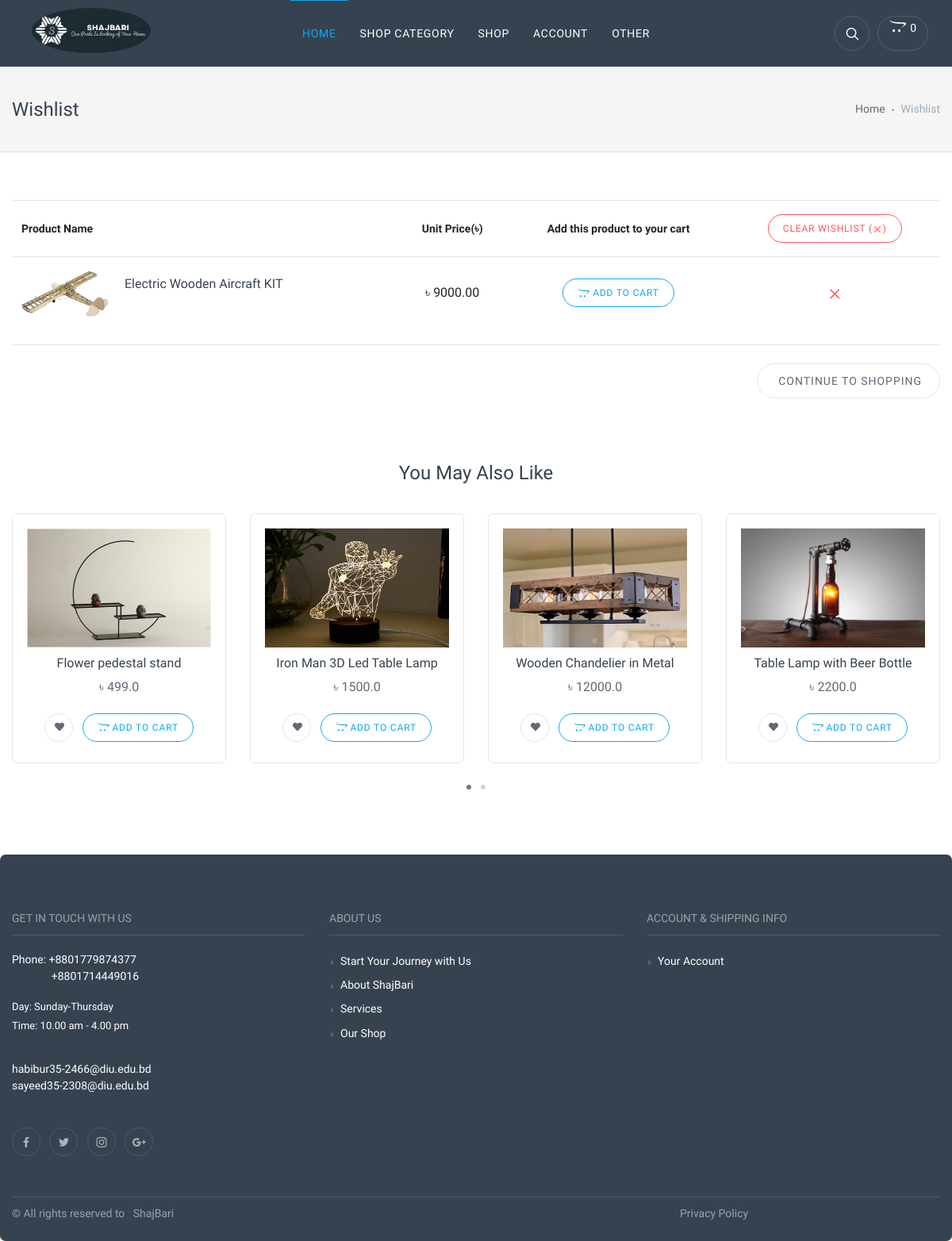
/order/view-wishlist/, run on an earlier commit of the app's database.
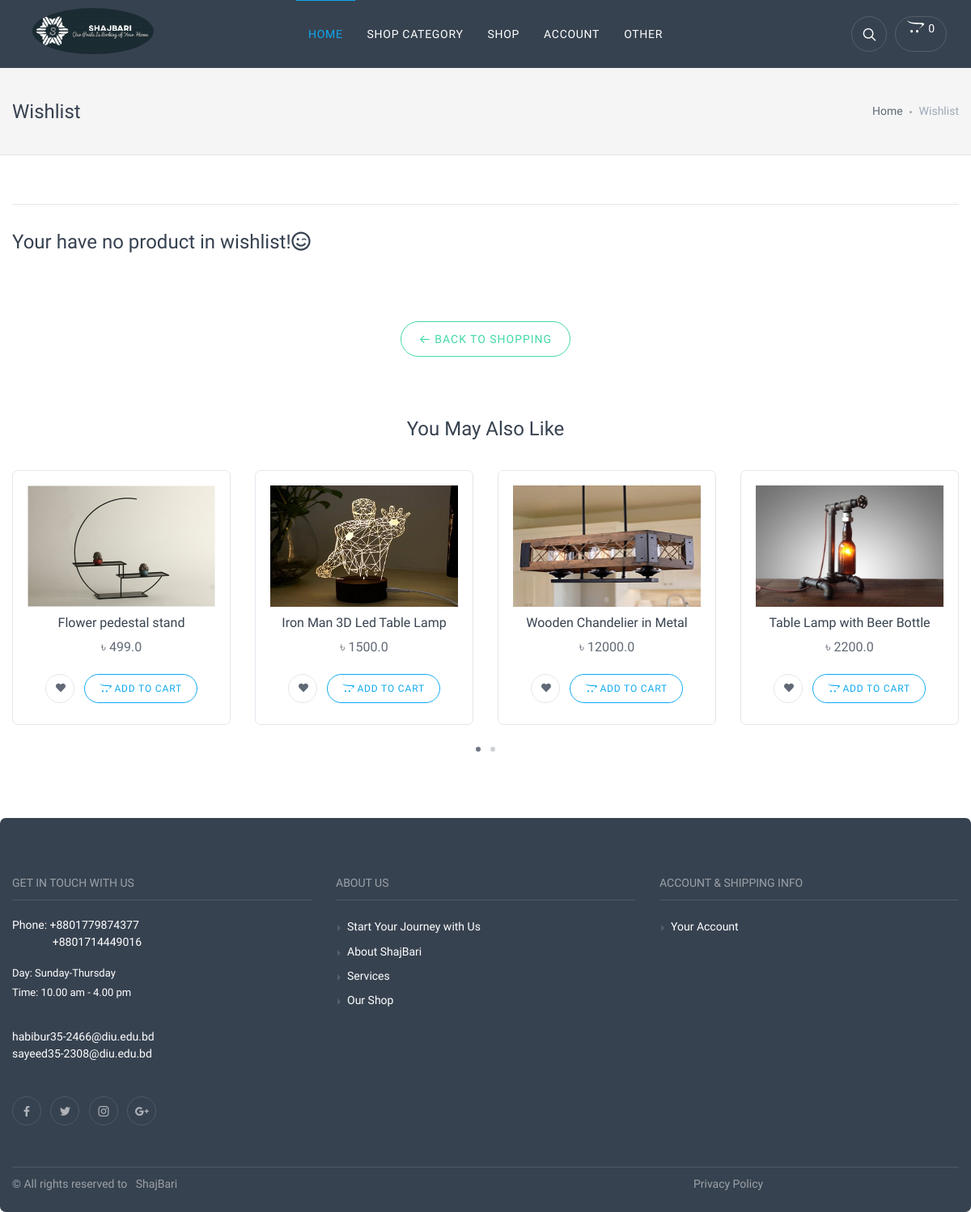
And on a later commit of the database.
### app_order/models.py (models this page shows, shortened)
class Wishlist(models.Model):
    user = models.ForeignKey(
        User, on_delete=models.SET_NULL, null=True, related_name="wishlist")
    product = models.ForeignKey(
        Product, on_delete=models.SET_NULL, null=True, related_name="wishlist")
    create_at = models.DateTimeField(auto_now_add=True)
    update_at = models.DateTimeField(auto_now=True)
    @property
    def Unit_Price(self):
        return format(self.product.price, '0.2f')

### app_product/models.py (models this page shows, shortened)
class Product(models.Model):
    STATUS = (
        ('True', 'True'),
        ('False', 'False'),
    )
    category = models.ForeignKey(Category, on_delete=models.CASCADE)
    title = models.CharField(max_length=500)
    keywords = models.CharField(max_length=255)
    description = RichTextUploadingField()
    image = models.ImageField(blank=True, upload_to='uploads/')
    price = models.FloatField()
    amount = models.IntegerField()
    min_amount = models.IntegerField()
    details = RichTextUploadingField()
    status = models.CharField(max_length=10, choices=STATUS)
    slug = models.SlugField(null=False, unique=True)
    create_at = models.DateTimeField(auto_now_add=True)
    update_at = models.DateTimeField(auto_now=True)
    def image_tag(self):
        return mark_safe('<img src="{}" height="50"/>'.format(self.image.url))
    image_tag.sort_description = 'Image'

### app_order/views.py (the view)
# urls.py: path('view-wishlist/', views.WishlistListView, name="WishlistListView"),
def WishlistListView(request):
    you_may_like_products = Product.objects.all().order_by('?')[:6]  # random 6
    current_user = request.user
    wishlists = Wishlist.objects.filter(user_id=current_user.id)
    context = {
        'wishlists': wishlists,
        'you_may_like_products': you_may_like_products,
    }
    return render(request, 'order/wishlist.html', context)

### app_home/templatetags/custom_tags.py (called while the page is built)
@register.simple_tag
def CategoryList():
    return Category.objects.all()

@register.simple_tag
def CartProductCount(userid):
    product_count = ShopCart.objects.filter(user_id=userid).count()
    return product_count

### templates/order/wishlist.html (shortened to what this page needs)
{% extends "base.html" %}
{% load static %}
{% block header_block %}
{% include "home/header.html" %}
{% endblock header_block %}
{% block content %}
<div class="offcanvas-wrapper">
  <div class="page-title">
    <div class="container">
      <div class="column">
        <h1>Wishlist</h1>
      </div>
      <div class="column">
        <ul class="breadcrumbs">
          <li><a href="{% url 'Home:IndexView' %}">Home</a>
          </li>
          <li class="separator">&nbsp;</li>
          <li>Wishlist</li>
        </ul>
      </div>
    </div>
  </div>
  <div class="container padding-bottom-3x mb-1">
    {% if wishlists.exists %}
    <div class="table-responsive shopping-cart">
      <table class="table">
        <thead>
          <tr>
            <th>Product Name</th>
            <th class="text-center">Unit Price(&#2547;)</th>
            <th class="text-center">Add this product to your cart</th>
            <th class="text-center"><a class="btn btn-sm btn-outline-danger"
                href="{% url 'Order:DeleteFullWishlistView' %}">Clear wishlist (<i class="icon-cross"></i>)</a></th>
          </tr>
        </thead>
        <tbody>
          {% for wishlist in wishlists %}
          <tr>
            <td>
              <div class="product-item"><a class="product-thumb"
                  href="{% url 'Product:ProductDetailView' slug=wishlist.product.slug %}"><img
                    src="{{ wishlist.product.image.url }}" alt="{{ wishlist.product.title }}"></a>
                <div class="product-info">
                  <h4 class="product-title"><a
                      href="{% url 'Product:ProductDetailView' slug=wishlist.product.slug %}">{{ wishlist.product.title }}</a>
                  </h4>
                </div>
              </div>
            </td>
            <td class="text-center text-lg text-medium">&#2547; {{ wishlist.Unit_Price }}</td>
            <td class="text-center text-lg text-medium"><a href="{% url 'Order:AddtoCartView' id=wishlist.product.id %}" class="btn btn-outline-primary btn-sm"><i
                class="fab fa-opencart"></i> Add to Cart</a></td>
            <td class="text-center"><a class="remove-from-cart"
                href="{% url 'Order:DeleteWishlistView' id=wishlist.product.id %}"
                onclick="return confirm('Are you sure to delete?')"><i class="icon-cross"></i></a></td>
          </tr>
          {% endfor %}
        </tbody>
      </table>
    </div>
    <div class="shopping-cart-footer">
      <div class="column">
        <a class="btn btn-outline-secondary" href="{% url 'Product:ShopView' %}">
          &nbsp;Continue to Shopping
        </a>
      </div>
    </div>
    {% else %}
    <div class="shopping-cart-footer"><br>
      <h3>Your have no product in wishlist!<i class="far fa-smile-wink"></i></h3>
      <br><br><br>
      <div class="text-center">
        <a class="btn btn-outline-success" href="{% url 'Product:ShopView' %}">
          <i class="icon-arrow-left"></i>&nbsp;Back to Shopping
        </a>
      </div>
    </div>
    {% endif %}
    <h3 class="text-center padding-top-2x mt-2 padding-bottom-1x">You May Also Like</h3>
    <div class="owl-carousel"
      data-owl-carousel="{ &quot;nav&quot;: false, &quot;dots&quot;: true, &quot;margin&quot;: 30, &quot;responsive&quot;: {&quot;0&quot;:{&quot;items&quot;:1},&quot;576&quot;:{&quot;items&quot;:2},&quot;768&quot;:{&quot;items&quot;:3},&quot;991&quot;:{&quot;items&quot;:4},&quot;1200&quot;:{&quot;items&quot;:4}} }">
      {% for product in you_may_like_products %}
      <div class="grid-item">
        <div class="product-card">
          <a class="product-thumb" href="{% url 'Product:ProductDetailView' slug=product.slug %}"><img
              src="{{ product.image.url }}" alt="{{ product.title }}" style="height: 150px;"></a>
          <h3 class="product-title"><a
              href="{% url 'Product:ProductDetailView' slug=product.slug %}">{{ product.title }}</a>
          </h3>
          <h4 class="product-price">
            &#2547; {{ product.price }}
          </h4>
          <div class="product-buttons">
            <a href="{% url 'Order:AddtoWishlistView' id=product.id %}" class="btn btn-outline-secondary btn-sm btn-wishlist" data-toggle="tooltip" title="Whishlist"><i
                class="fa fa-heart"></i></a>
            <a href="{% url 'Order:AddtoCartView' id=product.id %}" class="btn btn-outline-primary btn-sm"><i
                class="fab fa-opencart"></i> Add to Cart</a>
          </div>
        </div>
      </div>
      {% endfor %}
    </div>
  </div>
  {% block footer_block %}
  {% include "home/footer.html" %}
  {% endblock footer_block %}
</div>
{% endblock content %}

### templates/base.html (shortened to what this page needs)
{% load static %}
{% load custom_tags %}
{% load mptt_tags %}
<!DOCTYPE html>
<html lang="en">
<head>
    <link rel="stylesheet" media="screen" href="{% static 'css/vendor.min.css' %}">
    <link id="mainStyles" rel="stylesheet" media="screen" href="{% static 'css/styles.min.css' %}">
    <link rel="stylesheet" media="screen" href="{% static '' %}customizer/customizer.min.css">
    <link rel="stylesheet" href="https://cdnjs.cloudflare.com/ajax/libs/font-awesome/5.15.3/css/all.min.css">
</head>
<body>
    {% block header_block %}
    {% endblock header_block %}
    {% block content %}{% endblock content %}
    <link rel="stylesheet" href="https://ajax.googleapis.com/ajax/libs/jqueryui/1.11.4/themes/smoothness/jquery-ui.css">
</body>
</html>

### templates/home/category_menu.html (shortened to what this page needs)
{% load static %}
{% load custom_tags %}
{% load mptt_tags %}

### templates/home/header.html (shortened to what this page needs)
{% load static %}
{% load custom_tags %}
{% load mptt_tags %}
<header class="navbar navbar-sticky navbar-dark bg-dark">
    <div class="site-branding">
        <div class="inner">
            <a class="navbar-brand" href="{% url 'Home:IndexView' %}"><img src="{% static 'ShajBari_logo.png' %}" class="rounded-circle" style="margin-left: 40px; margin-top: 10px;" width="150" alt="ShajBari"
                class="d-inline-block align-middle mr-2"></a>
        </div>
    </div>
    <nav class="site-menu">
        <ul>
            <li class="has-megamenu active">
                <a href="{% url 'Home:IndexView' %}"><span>Home</span></a>
            </li>
            <li><a href=""><span>Shop Category</span></a>
            </li>
            <li><a href="{% url 'Product:ShopView' %}"><span>Shop</span></a>
            </li>
            {% if user.id is None %}
            <li><a href="{% url 'App_User:LoginView' %}"><span>Account</span></a>
            </li>
            {% endif %}
            <li><a href="#"><span>Other</span></a>
            </li>
        </ul>
    </nav>
    <div class="toolbar">
        <div class="inner">
            <div class="tools">
                <div class="search"><i class="icon-search"></i></div>
                <div class="cart"><a href="{% url 'Order:CartListView' %}"></a><i class="fab fa-opencart"></i><span
                        class="count">{% CartProductCount user.id %}</span><span class="subtotal">My Cart</span>
                </div>
            </div>
        </div>
    </div>
</header>

### templates/home/footer.html (shortened to what this page needs)
{% load static %}
<footer class="site-footer rounded">
    <div class="container">
        <div class="row">
            <div class="col-md-4 col-sm-12">
                <section class="widget widget-light-skin">
                    <h3 class="widget-title">Get In Touch With Us</h3>
                    <p class="text-white">Phone: +8801779874377 <br>
                        &emsp;&emsp;&emsp;&nbsp; +8801714449016 </p>
                    <ul class="list-unstyled text-sm text-white">
                        <li><span>Day: Sunday-Thursday</span><br>
                            <span>Time: 10.00 am - 4.00 pm</span>
                        </li>
                    </ul>
                    <br>
                    <p>
                        <a class="navi-link-light"
                            href="mailto:habibur35-2466@diu.edu.bd">habibur35-2466@diu.edu.bd</a><br>
                        <a class="navi-link-light" href="mailto:sayeed35-2308@diu.edu.bd">sayeed35-2308@diu.edu.bd</a>
                    </p><br>
                    <a class="social-button shape-circle sb-facebook sb-light-skin" href="">
                        <i class="socicon-facebook"></i>
                    </a>
                    <a class="social-button shape-circle sb-twitter sb-light-skin" href="">
                        <i class="socicon-twitter"></i>
                    </a>
                    <a class="social-button shape-circle sb-instagram sb-light-skin" href="">
                        <i class="socicon-instagram"></i>
                    </a>
                    <a class="social-button shape-circle sb-google-plus sb-light-skin" href="">
                        <i class="socicon-googleplus"></i>
                    </a>
                </section>
            </div>
            <div class="col-md-4 col-sm-12">
                <section class="widget widget-links widget-light-skin">
                    <h3 class="widget-title">About Us</h3>
                    <ul>
                        <li><a href="{% url 'App_User:SignUpView' %}">Start Your Journey with Us</a></li>
                        <li><a href="{% url 'Home:AboutusView' %}">About ShajBari</a></li>
                        <li><a href="{% url 'Home:IndexView' %}">Services</a></li>
                        <li><a href="{% url 'Product:ShopView' %}"">Our Shop</a></li>
                    </ul>
                </section>
            </div>
            <div class=" col-md-4 col-sm-12">
                                <section class="widget widget-links widget-light-skin">
                                    <h3 class="widget-title">Account &amp; Shipping Info</h3>
                                    <ul>
                                        {% if user.id is not None %}
                                        <li><a href="{% url 'App_User:ProfileView' username=user.username %}">Your
                                                Account</a></li>
                                        {% else %}
                                        <li><a href="{% url 'App_User:LoginView' %}">Your Account</a></li>
                                        {% endif %}
                                    </ul>
                                </section>
            </div>
        </div>
        <hr class="hr-light mt-2">
        <div class="row">
            <div class="col-sm-6">
                <p class="footer-copyright">© All rights reserved to &nbsp; ShajBari</p>
            </div>
            <div class="col-sm-6">
                <p class="footer-copyright text-center"><a
                        href="https://www.privacypolicies.com/live/4b9dc4d1-bcdc-45e7-ae1c-8a9d29451fa6"
                        target="_blank"> Privacy Policy</a></p></strong>
            </div>
        </div>
    </div>
</footer>

What changed in the data, as far as the page shows it:
removed Wishlist: product.image (picture), product "Electric Wooden Aircraft KIT", Unit_Price "9000.00"
Also different on the page:
text no longer shown: "Product Name Unit Price(৳) Add this product to your cart CLEAR WISHLIST ( ) CONTINUE TO SHOPPING"
text now shown: "Your have no product in wishlist! BACK TO SHOPPING"
